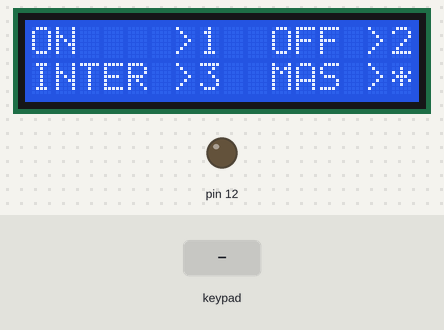
Recording of a program running on a simulated Arduino Uno, built with avr-gcc and run on an emulated ATmega328P. Shown: 16×2 character LCD, output pins drawn as LEDs (lit = HIGH). The test bench sets the inputs (shaded band).

Above: at 5.2 s.
5.3 s: keypad keys 1 3 9 7 * pressed 0.4 s apart
At 6.01 s:
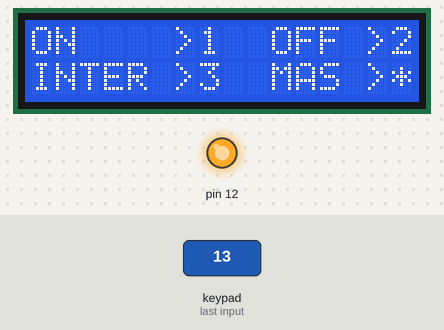
At 8.6 s:
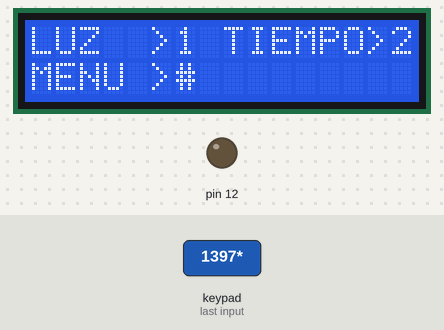
8.8 s: key '1' pressed
10.4 s: key '2' pressed
At 11.0 s:
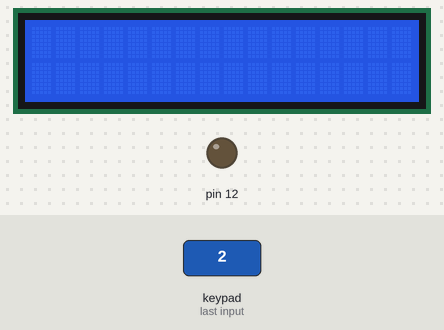
Timing chart, 0 to 13.4 s (numbered marks = the images above; inputs shaded):
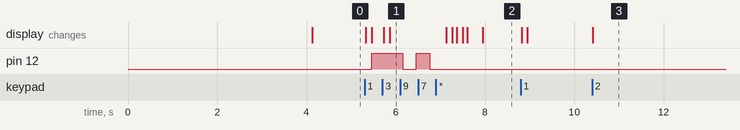

Measured:
- after the input at 5.3 s, pin 12: LOW → HIGH after 0.16 s, → LOW 0.70 s later, → HIGH 0.30 s later, → LOW 0.30 s later; the display: first changes at once (image 1 shows a later state)
- after the input at 10.4 s, the display: changes at once (image 3)

The program:

main.cpp
```cpp
#include <LiquidCrystal_I2C.h>
#include <Keypad.h>

char pulsacion;       // almacena la tecla pulsada
int  contador = 1;    // cuenta el nivel del menu en el que se esta
const byte ROWS = 4;  //Cuatro Filas
const byte COLS = 4;  //Cuatro Columnas
char keys[ROWS][COLS] = {
  {'1','2','3','A'},
  {'4','5','6','B'},
  {'7','8','9','C'},
  {'*','0','#','D'}
};

byte rowPins[ROWS] = {9,8,7,6}; //Puntos de conexion del teclado al arduino FILAS
byte colPins[COLS] = {5,4,3,2}; //Puntos de conexion del teclado al arduino COLUMNAS
Keypad Teclado1 = Keypad( makeKeymap(keys), rowPins, colPins, ROWS, COLS ); //Configura el teclado
LiquidCrystal_I2C lcd(0x27,16,2); // dependiendo del fabricante del I2C el codigo 0x27 cambiar a
                                  // 0x3F , 0x20 , 0x38 ,

////////////////////////Prototipo de funciones//////////////
void intro_0();
void menu_1();
void accion_1();
void menu_2();
void accion_2();
void intermitente();

////////////////////////////////// Void Setup() ///////////
void setup () {
 lcd.init();
 lcd.backlight();
 pinMode(12, OUTPUT);
 intro_0();             // muestra el intro de  bienvenida
}

////////////////////////// Void loop() ///////////////////////
void loop(){
 pulsacion = Teclado1.getKey() ;  // Lee la tecla pulsada
 if (pulsacion != 0) {
    lcd.clear();
    delay(100);
 }
 if(contador == 2){ menu_2();accion_2();}
 if(contador == 1){ menu_1();accion_1();}

}
///////// Fin del void loop(), inician las Funciones///////////////

/////////////////////Intro_0 //////////////////////////////
void intro_0(){
 lcd.clear();  // Borra el  LCD
 lcd.setCursor(3,0);         // Se posiciona en la Columna 3, Fila 0
 lcd.print("BIENVENIDO ");
 lcd.setCursor(1,1);
 lcd.print("PRUEBA DE MENU");
 delay(4000);                // espera 4 segundos mostrando el intro
 lcd.clear();
}

/////////////////////Menu_1  //////////////////////////////////
void menu_1(){
   lcd.setCursor(0,0);
   lcd.print("ON    >1  ");
   lcd.setCursor(10,0);
   lcd.print("OFF >2");
   lcd.setCursor(0,1);
   lcd.print("INTER >3  ");
   lcd.setCursor(10,1);
   lcd.print("MAS >*");
}

/////////////////////Accion 1 //////////////////////////////
void accion_1(){
  if(pulsacion == '1') digitalWrite(12,HIGH);
  if(pulsacion == '2') digitalWrite(12,LOW);
  if(pulsacion == '3') intermitente();
  if(pulsacion == '*') contador=2;
}

/////////////////////Menu_2  //////////////////////////////////
void menu_2(){
   lcd.setCursor(0,0);
   lcd.print("LUZ  >1   ");
   lcd.setCursor(8,0);
   lcd.print("TIEMPO>2");
   lcd.setCursor(0,1);
   lcd.print("MENU >#          ");
}

/////////////////////accion_2  //////////////////////////////////
void accion_2(){
  if(pulsacion == '1') contador=3;
  if(pulsacion == '2') contador=4;
  if(pulsacion == '#') contador=1;
}

/////////////////////intermitente  //////////////////////////////////
void intermitente(){
  digitalWrite(12,HIGH);
  delay(300);
  digitalWrite(12,LOW);
  delay(300);
  digitalWrite(12,HIGH);
  delay(300);
  digitalWrite(12,LOW);
  delay(300);
}
```
